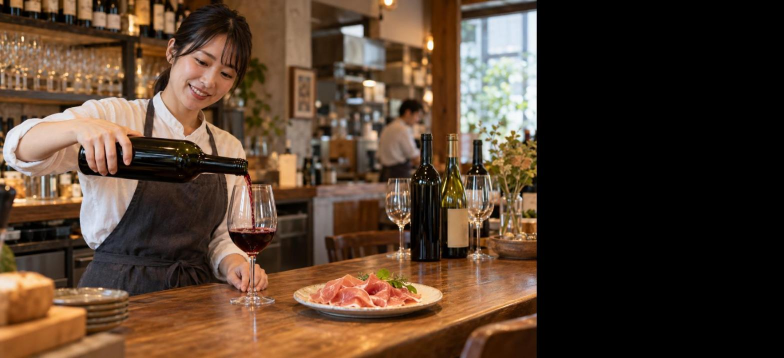
#> input picture incoming/b-DiP.png, 1568 x 716 px (shown at 1/2 size); its folder holds only this picture in this run
$ python import-photos.py
#> lines starting #> are read from the running program, lines starting #| are printed output that depends on the picture
#> in main, im is the input picture: PIL image 1568x716 RGB; mean R, G, B 84.1, 63, 46.8
"""incoming/ に置いた業種写真（ブラウザ画面の取り込み）を、サイト用のJPEGに整える。

取り込み画像は画面の左側に写真、右側に黒い余白がある。黒い余白を切り落として
3:2 に整え、public/img/gyoshu/<名前>.jpg（hero だけ public/img/hero.jpg）に保存する。
使い方: python3 scripts/import-photos.py
"""
from pathlib import Path
from PIL import Image

ROOT = Path(__file__).resolve().parent.parent
SRC = ROOT / 'incoming'
OUT = ROOT / 'public' / 'img'


def photo_box(im: Image.Image):
    """右側の黒い余白を除いた写真の範囲を返す"""
    w, h = im.size
#> w = 1568; h = 716
    px = im.convert('L').load()
    right = w
#> right = 1568
    for x in range(w - 1, 0, -1):
        col = [px[x, y] for y in range(0, h, max(1, h // 40))]
        if sum(v > 18 for v in col) > len(col) * 0.25:
            right = x + 1
            break
    return (0, 0, right, h)


def to_3_2(im: Image.Image):
    w, h = im.size
#> w = 1074; h = 716
    target = w / h
#> target = 1.5
    if abs(target - 1.5) < 0.01:
        return im
    if target > 1.5:
        nw = round(h * 1.5)
        left = (w - nw) // 2
        return im.crop((left, 0, left + nw, h))
    nh = round(w / 1.5)
    top = (h - nh) // 2
    return im.crop((0, top, w, top + nh))


def main():
    (OUT / 'gyoshu').mkdir(parents=True, exist_ok=True)
    done = []
    for p in sorted(SRC.glob('*.png')):
        im = Image.open(p).convert('RGB')
        im = to_3_2(im.crop(photo_box(im)))
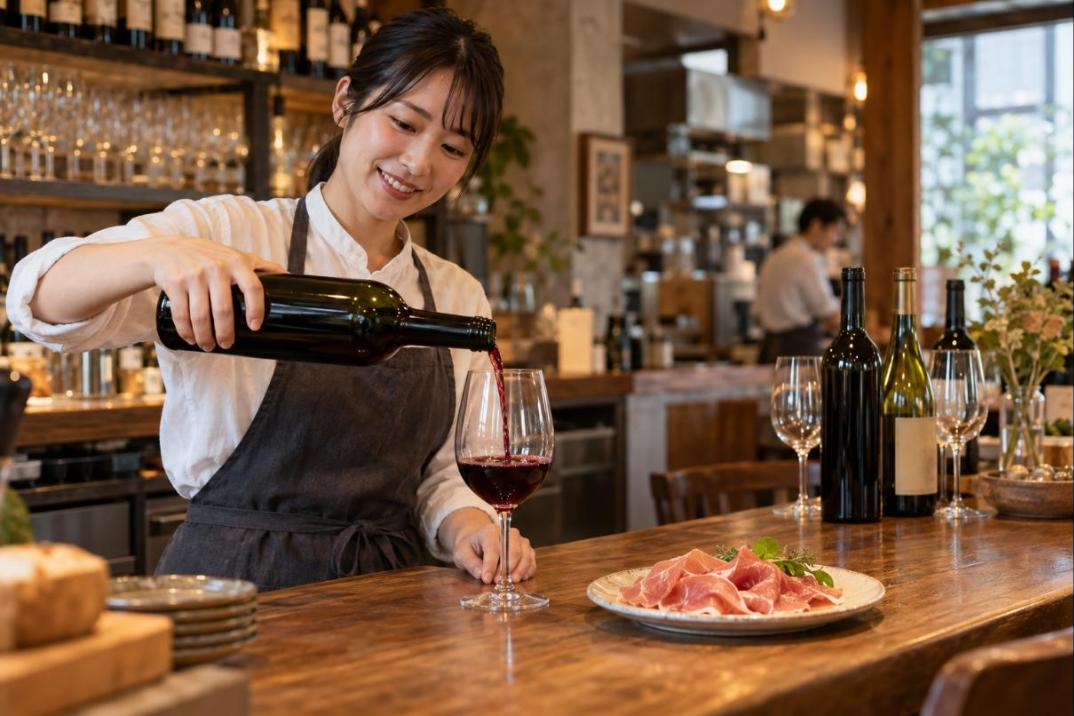
#> im: PIL image 1074x716 RGB; mean R, G, B 122.8, 91.9, 68.3
        name = p.stem
        if name.startswith('b-'):  # 本部ごとの写真
            (OUT / 'brand').mkdir(parents=True, exist_ok=True)
            dest = OUT / 'brand' / f'{name[2:]}.jpg'
            im.resize((960, 640), Image.LANCZOS).save(dest, quality=82, optimize=True, progressive=True)
        elif name == 'hero':
            dest = OUT / 'hero.jpg'
            im.save(dest, quality=84, optimize=True, progressive=True)
        else:
            dest = OUT / 'gyoshu' / f'{name}.jpg'
            im.resize((960, 640), Image.LANCZOS).save(dest, quality=82, optimize=True, progressive=True)
#> (the run stopped early here; a loop or call above may not have finished)

$ run again, on incoming/b-athumankagaku.png
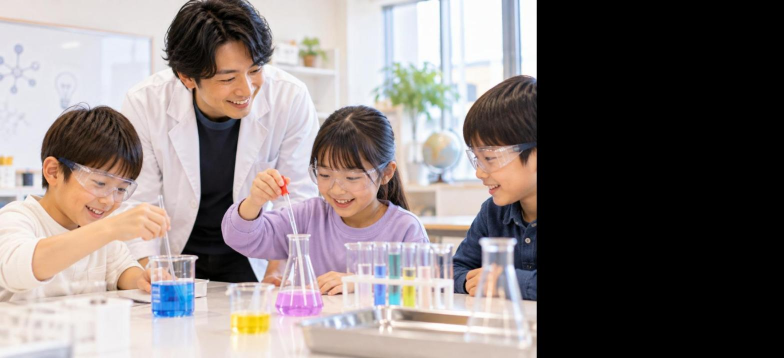
#> input picture incoming/b-athumankagaku.png, 1568 x 716 px (shown at 1/2 size)
#> in main, im is the input picture: PIL image 1568x716 RGB; mean R, G, B 130, 121.5, 120.5
#> in main, `im = to_3_2(im.crop(photo_box(im)))`:
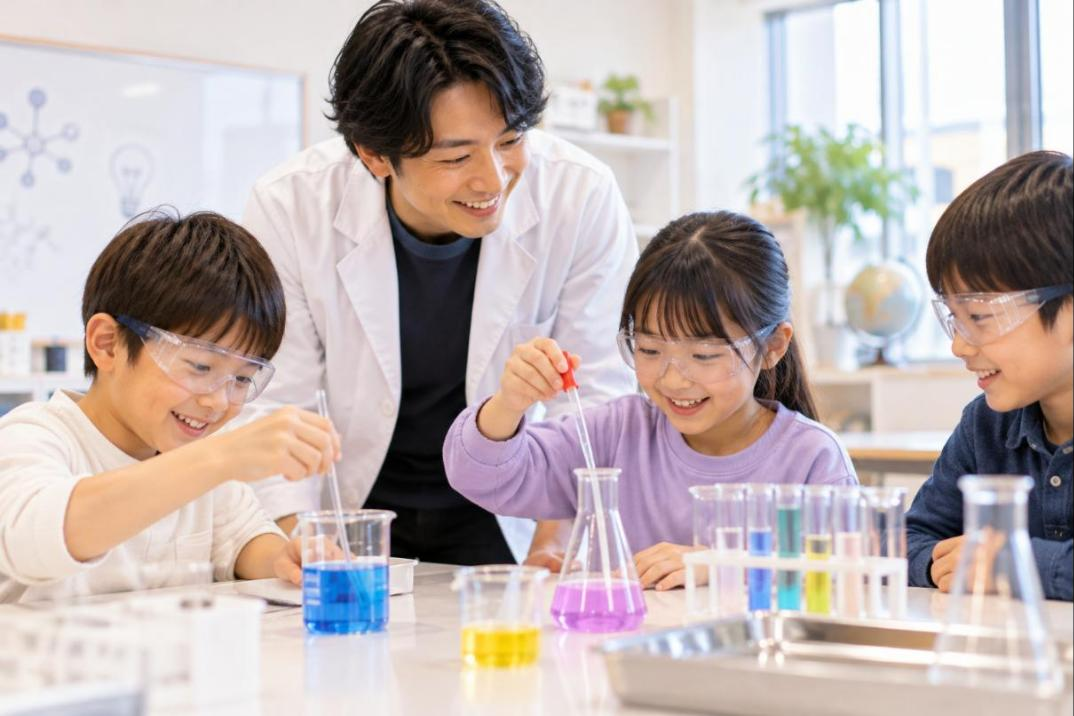
#> im: PIL image 1074x716 RGB; mean R, G, B 189.8, 177.4, 175.9

$ run again, on incoming/b-belle.png
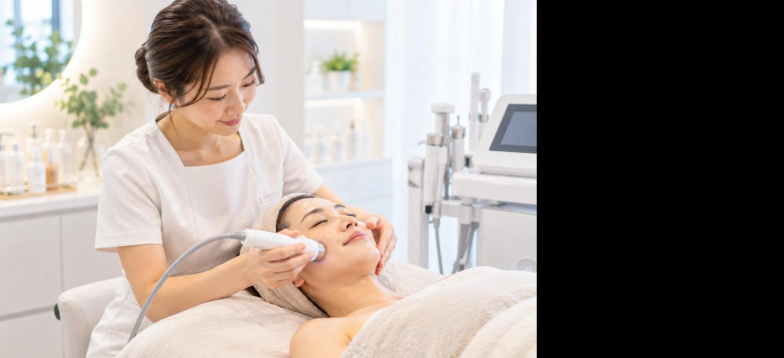
#> input picture incoming/b-belle.png, 1568 x 716 px (shown at 1/2 size)
#> in main, im is the input picture: PIL image 1568x716 RGB; mean R, G, B 148.5, 140, 134.6
#> in main, `im = to_3_2(im.crop(photo_box(im)))`:
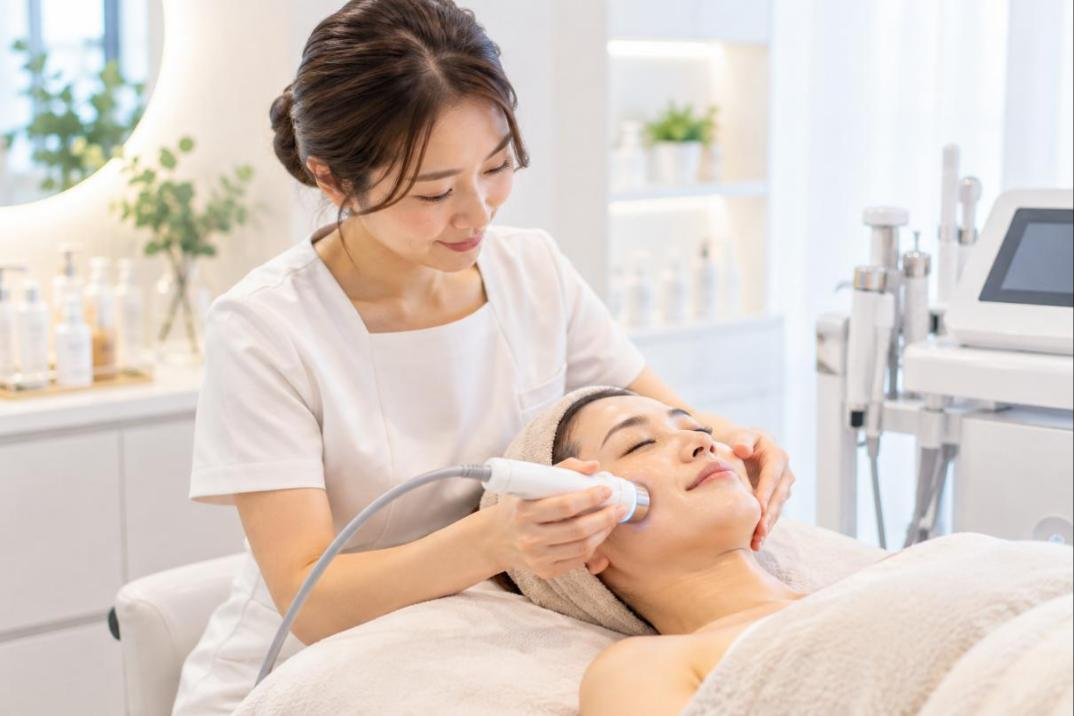
#> im: PIL image 1074x716 RGB; mean R, G, B 216.8, 204.4, 196.6

$ run again, on incoming/b-bullpulu.png
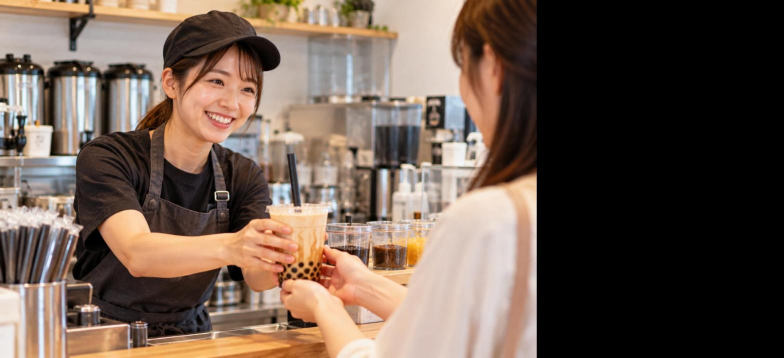
#> input picture incoming/b-bullpulu.png, 1568 x 716 px (shown at 1/2 size)
#> in main, im is the input picture: PIL image 1568x716 RGB; mean R, G, B 107.4, 89.7, 78.3
#> in main, `im = to_3_2(im.crop(photo_box(im)))`:
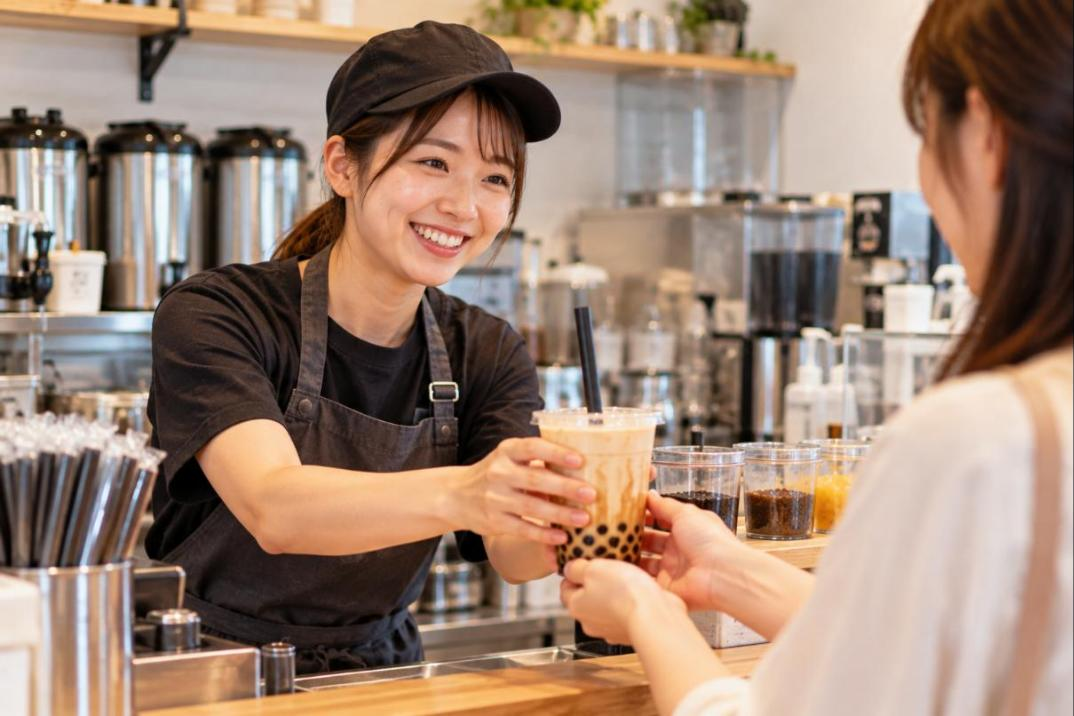
#> im: PIL image 1074x716 RGB; mean R, G, B 156.8, 131, 114.3

$ run again, on incoming/b-PRT.png
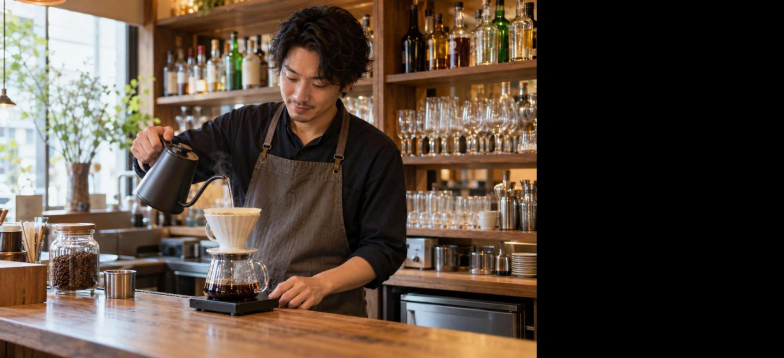
#> input picture incoming/b-PRT.png, 1568 x 716 px (shown at 1/2 size)
#> in main, im is the input picture: PIL image 1568x716 RGB; mean R, G, B 84.5, 70.7, 59.6
#> in main, `im = to_3_2(im.crop(photo_box(im)))`:
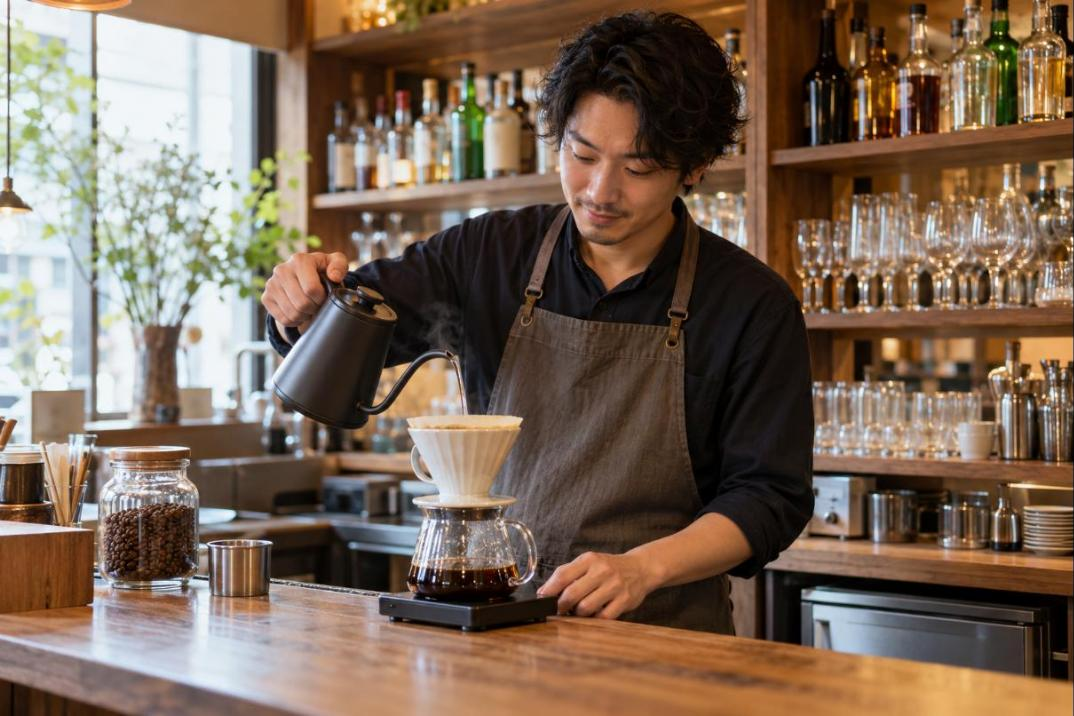
#> im: PIL image 1074x716 RGB; mean R, G, B 123.3, 103.2, 86.9
